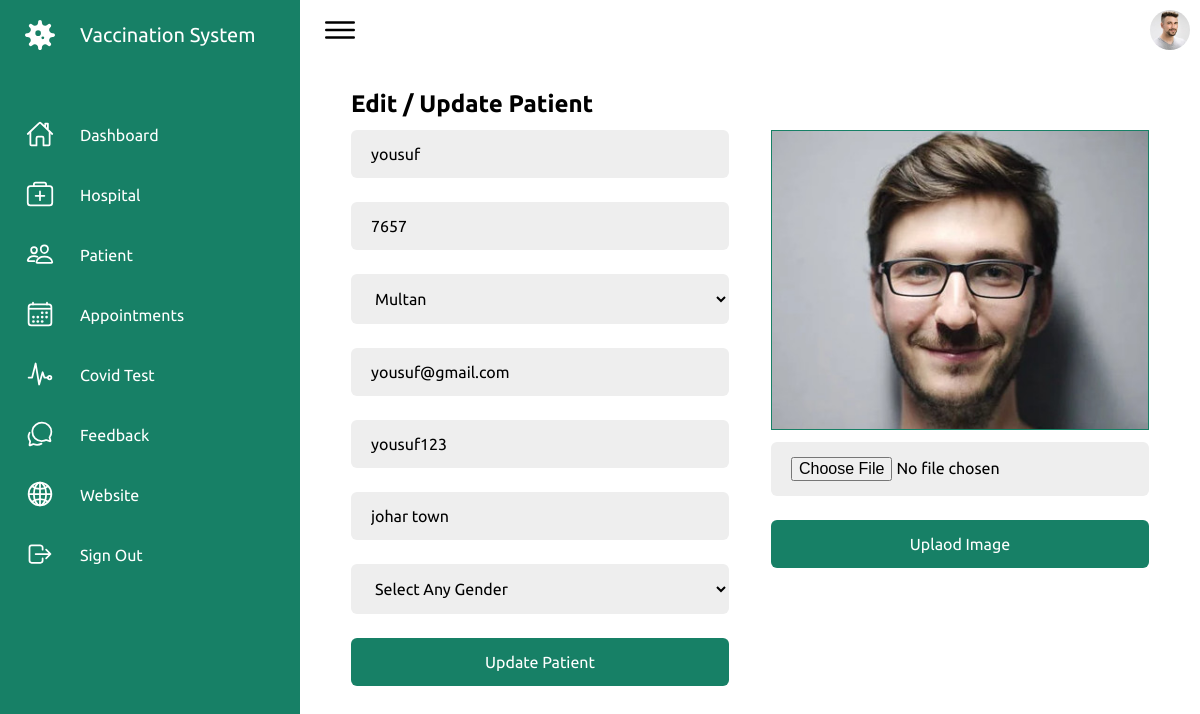
The app's page /Admin/edit_patient.php?id=7 (signed in) with its own data.
### tables this page shows
CREATE TABLE `tbl_patient` (
  `id` int(11) NOT NULL,
  `name` varchar(50) NOT NULL,
  `contact` varchar(15) NOT NULL,
  `email` varchar(50) NOT NULL,
  `password` varchar(50) NOT NULL,
  `cid` int(11) NOT NULL,
  `address` varchar(150) NOT NULL,
  `gender` varchar(15) NOT NULL,
  `image` varchar(100) NOT NULL,
  `status` varchar(50) NOT NULL DEFAULT 'activate'
);

CREATE TABLE `tbl_city` (
  `id` int(11) NOT NULL,
  `name` varchar(50) NOT NULL
);

### Admin/edit_patient.php (the view, shortened to what this page needs)
<?php
    include("connection.php");
    $query = "SELECT * FROM tbl_patient WHERE id=$_GET[id]";
    $result = mysqli_query($connection,$query);
    $row = mysqli_fetch_assoc($result);
?>
<!DOCTYPE html>
<html lang="en">
<head>
    <link rel="stylesheet" href="assets/css/index.css">
</head>
<body>
    <div class="container">
        <?php
            include("navigation.php");
        ?>
        <div class="main">
            <div class="topbar">
                <div class="toggle">
                    <ion-icon name="menu-outline"></ion-icon>
                </div>
                <div class="user">
                    <a href='profile.php'><img src="assets/imgs/customer01.jpg" alt=""></a>
                </div>
            </div>
            <div class="mainContent">
                <div class="leftSide">
                <h2>Edit / Update Patient</h2>
                <form method="post" enctype="multipart/form-data" autocomplete="off">
                    <input type="text" placeholder="Enter Patient Name" name="name" value="<?php echo $row['name'];?>"><br>
                    <input type="number" placeholder="Enter Patient Number" name="phone" value="<?php echo $row['contact'];?>"><br>
                    <select name="city">
                        <?php
                            $query = "SELECT * FROM tbl_city";
                            $result = mysqli_query($connection,$query);
                            foreach ($result as $row1) {
                                echo "<option value='".$row1['id']."'";
                                if ($row['cid'] == $row1['id']) {
                                    echo " selected";
                                }
                                echo ">".$row1['name']."</option>";
                            }
                        ?>
                    </select><br>
                    <input type="email" placeholder="Enter Patient Email" name="email" value="<?php echo $row['email'];?>"><br>
                    <input type="text" placeholder="Enter Patient Password" name="password" value="<?php echo $row['password'];?>"><br>
                    <input type="text" placeholder="Enter Patient Address" name="address" value="<?php echo $row['address'];?>"><br>
                    <select name="gender">
                        <option hidden>Select Any Gender</option>
                    </select>
                    <input type="submit" value="Update Patient" name="btnadd">
                </form>
                </div>
                <div class="rightSide">
                    <div class="image">
                        <img src="<?php echo $row['image'];?>">
                    </div>
                    <form method="post" enctype="multipart/form-data">
                        <input type="file" name="image">
                        <input type="submit" value="Uplaod Image" name="btnupload">
                    </form>
                </div>
            </div>
        </div>
    </div>
</body>
</html>

### Admin/assets/css/index.css (style rules this page uses)
* { font-family: "Ubuntu", sans-serif; margin: 0; padding: 0; box-sizing: border-box; }
:root { --white: #fff; --gray: #f5f5f5; --black1: #222; --black2: #999; --green:#178066; }
body { min-height: 100vh; overflow-x: hidden; }
.container { position: relative; width: 100%; }
.main { position: absolute; width: calc(100% - 300px); left: 300px; min-height: 100vh; background: var(--white); transition: 0.5s; }
.topbar { width: 100%; height: 60px; display: flex; justify-content: space-between; align-items: center; padding: 0 10px; }
.toggle { position: relative; width: 60px; height: 60px; display: flex; justify-content: center; align-items: center; font-size: 2.5rem; cursor: pointer; }
.user { position: relative; width: 40px; height: 40px; border-radius: 50%; overflow: hidden; cursor: pointer; }
.user img { position: absolute; top: 0; left: 0; width: 100%; height: 100%; object-fit: cover; }

### Admin/edit_patient.php (style rules this page uses)
.mainContent { padding: 30px; display: flex; justify-content: space-around; }
.mainContent .leftSide { width: 45%; }
.mainContent form input, .mainContent form select { width: 100%; border: none; outline: none; padding: 15px 20px; border-radius: 6px; background-color: #eee; margin: 12px 0px; font-size: 16px; }
.mainContent form input[type="submit"] { background-color: #178066; color: #fff; }
.mainContent .rightSide { width: 45%; }
.mainContent .rightSide .image { width: 100%; height: 300px; border: 1px solid #178066; margin-top: 40px; }
.mainContent .rightSide .image img { width: 100%; height: 100%; object-fit: cover; }

### records on screen
tbl_patient: name "yousuf", phone "7657", city "Multan", email "yousuf@gmail.com", password "yousuf123", address "johar town", image (picture)
